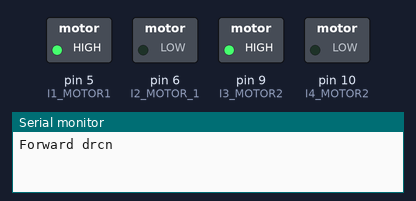
The sketch below on a simulated Arduino Uno, built with avr-gcc and run on an emulated ATmega328P. Parts: switched loads named in the sketch (green lamp = pin HIGH), the last lines printed to the serial monitor.

Above: at 1.0 s.
At 3.0 s:
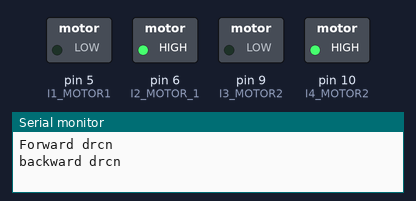
At 5.0 s:
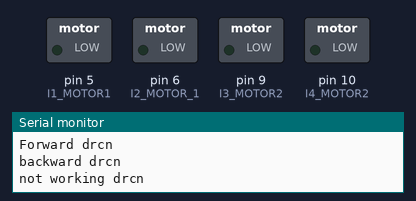
At 7.0 s:
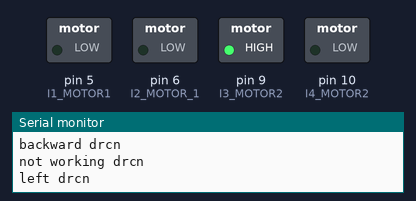
At 9.0 s:
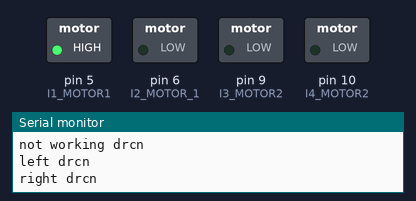
Timing chart, 0 to 13.0 s (numbered marks = the images above):
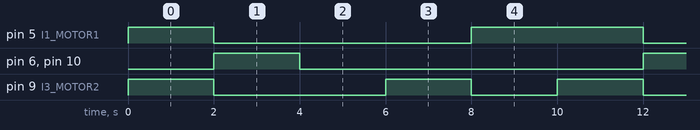

The sketch:

2wheeled_car-using-2motors.ino
```cpp
// simulate this:
// I1  I2  I3  I4
// 1   0   1    0    forward
// 0    1   0   1     backward
// 0    0   0   0      not working
// 0    0   1   0     left drcn
// 1   0    0   0     rught drcn

void setup() {
  // put your setup code here, to run once:
  pinMode(5,OUTPUT); //I1 MOTOR1
  pinMode(6,OUTPUT); //I2 MOTOR 1

  pinMode(9,OUTPUT); //I3 MOTOR2
  pinMode(10,OUTPUT);  //I4 MOTOR2

  Serial.begin(9600);

}

void loop() {
  // put your main code here, to run repeatedly:
  Serial.println("Forward drcn");
  digitalWrite(5,HIGH);
  digitalWrite(6,LOW);
  digitalWrite(9,HIGH);
  digitalWrite(10,LOW);
  delay(2000);

  Serial.println("backward drcn");
  digitalWrite(5,LOW);
  digitalWrite(6,HIGH);
  digitalWrite(9,LOW);
  digitalWrite(10,HIGH);
  delay(2000);

  Serial.println("not working drcn");
  digitalWrite(5,LOW);
  digitalWrite(6,LOW);
  digitalWrite(9,LOW);
  digitalWrite(10,LOW);
  delay(2000);

  Serial.println("left drcn");
  digitalWrite(5,LOW);
  digitalWrite(6,LOW);
  digitalWrite(9,HIGH);
  digitalWrite(10,LOW);
  delay(2000);

  Serial.println("right drcn");
  digitalWrite(5,HIGH);
  digitalWrite(6,LOW);
  digitalWrite(9,LOW);
  digitalWrite(10,LOW);
  delay(2000);

}
```

Measured:
- by itself, pin 5 (I1_MOTOR1): repeats every 10.0 s: LOW 6.0 s, HIGH 4.0 s
- by itself, pin 6 (I2_MOTOR_1), pin 10 (I4_MOTOR2): alternates HIGH for 2.0 s and LOW for 8.0 s
- by itself, pin 9 (I3_MOTOR2): repeats every 10.0 s: LOW 4.0 s, HIGH 2.0 s, LOW 2.0 s, HIGH 2.0 s
